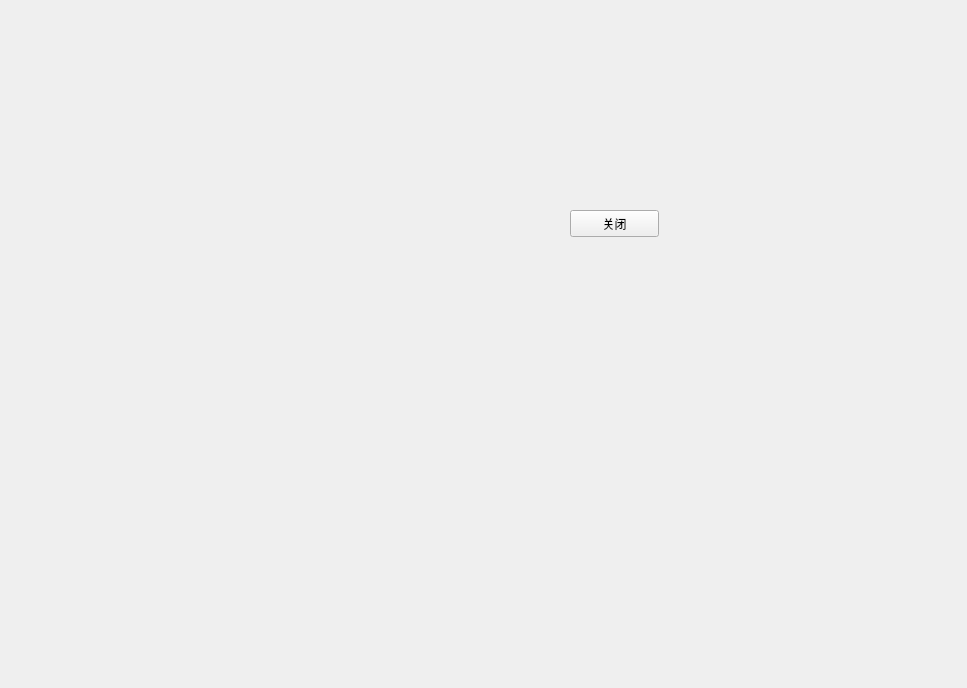
<?xml version="1.0" encoding="UTF-8"?>
<ui version="4.0">
 <class>DehazeForm</class>
 <widget class="QWidget" name="DehazeForm">
  <property name="geometry">
   <rect>
    <x>0</x>
    <y>0</y>
    <width>967</width>
    <height>688</height>
   </rect>
  </property>
  <property name="windowTitle">
   <string>Form</string>
  </property>
  <widget class="QPushButton" name="pushButton">
   <property name="geometry">
    <rect>
     <x>570</x>
     <y>210</y>
     <width>89</width>
     <height>27</height>
    </rect>
   </property>
   <property name="text">
    <string>关闭</string>
   </property>
  </widget>
 </widget>
 <resources/>
 <connections>
  <connection>
   <sender>pushButton</sender>
   <signal>clicked()</signal>
   <receiver>DehazeForm</receiver>
   <slot>close()</slot>
   <hints>
    <hint type="sourcelabel">
     <x>207</x>
     <y>231</y>
    </hint>
    <hint type="destinationlabel">
     <x>205</x>
     <y>166</y>
    </hint>
   </hints>
  </connection>
 </connections>
</ui>
